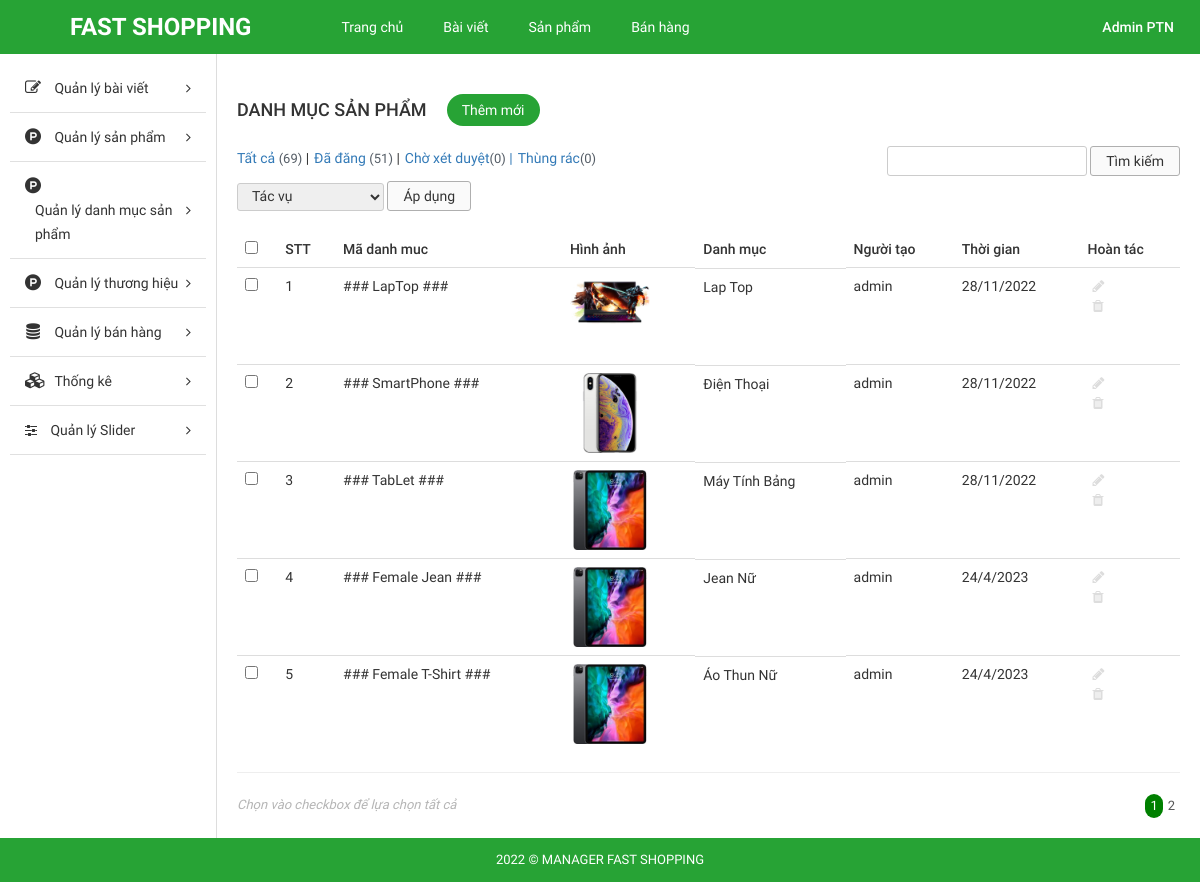
Before: /Source_code/admin/index.php?modules=categorys&controllers=index&action=list (signed in) with the older database file.
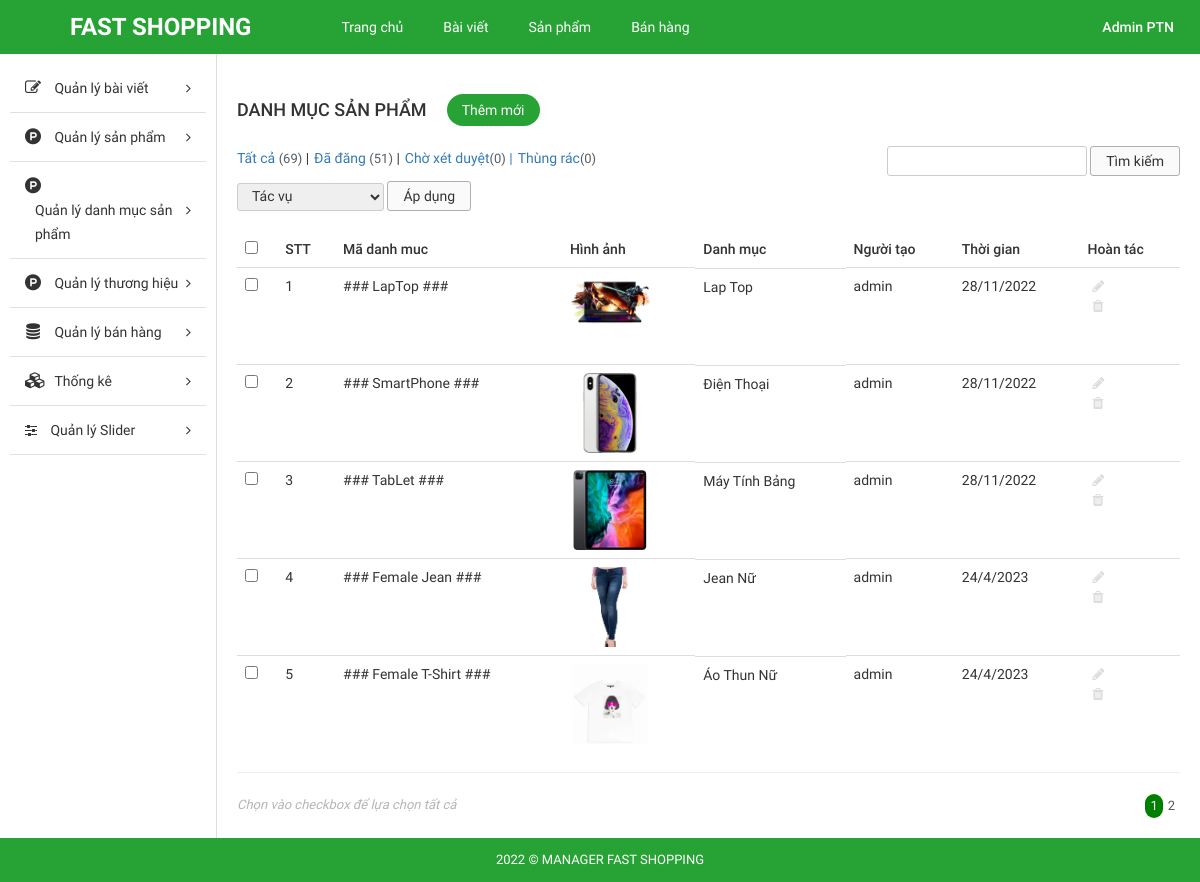
After: the same page with the newer database file.
### tables this page shows
CREATE TABLE `tbl_category` (
  `id` int NOT NULL AUTO_INCREMENT,
  `name` varchar(255) NOT NULL,
  `code` varchar(255) NOT NULL,
  `image` varchar(255) NOT NULL,
  `description` text NOT NULL,
  `create_date` varchar(255) NOT NULL,
  `user` varchar(255) NOT NULL,
  PRIMARY KEY (`id`)
);

### Source_code/admin/libraries/database.php (called while the page is built, shortened)
<?php
function db_query($query_string) {
    global $conn;
    $result = mysqli_query($conn, $query_string);
    return $result;
}
function db_fetch_array($query_string) {
    $result = array();
    $mysqli_result = db_query($query_string);
    while ($row = mysqli_fetch_assoc($mysqli_result)) {
        $result[] = $row;
    }
    return $result;
}

### Source_code/admin/modules/categorys/models/indexModel.php (called while the page is built, shortened)
<?php
function getAll() {
	return db_fetch_array("SELECT * FROM `tbl_category`");
}

### Source_code/admin/modules/categorys/controllers/indexController.php (called while the page is built, shortened)
<?php
function listAction() {
	$data_tmp = getAll();
	if(!empty($_GET['page'])){
		$page = $_GET['page'];
	}else{
		$page =1;
	}
	$numProduct = count($data_tmp);
	$productOnPage = 5;
	$num = ceil($numProduct/$productOnPage);
	$start = ($page - 1) * $productOnPage;
	$res =[];
	for ($i=$start; $i < $start+$productOnPage; $i++) {
		if(isset($data_tmp[$i]))
        $res[] = $data_tmp[$i];
	};
	$data = [$res, $num, $page];
	load_view('list',$data);
}

### Source_code/admin/core/router.php (called while the page is built, shortened)
<?php
$action_name = get_action().'Action';
call_function(array('construct', $action_name));

### Source_code/admin/core/appload.php (called while the page is built, shortened)
<?php
require CONFIGPATH . DIRECTORY_SEPARATOR . 'database.php';
require LIBPATH . DIRECTORY_SEPARATOR . 'database.php';
require COREPATH . DIRECTORY_SEPARATOR . 'base.php';
require COREPATH . DIRECTORY_SEPARATOR . 'router.php';

### Source_code/admin/index.php (called while the page is built, shortened)
<?php
require COREPATH.DIRECTORY_SEPARATOR.'appload.php';

### Source_code/admin/modules/categorys/views/listView.php (the view, shortened to what the changed rows need)
<div id="main-content-wp" class="list-product-page">
    <div class="wrap clearfix">
        <div id="content" class="fl-right">
            <div class="section" id="title-page">
                <div class="clearfix">
                    <h3 id="index" class="fl-left">Danh Mục Sản Phẩm</h3>
                    <a href="?modules=categorys&controllers=index&action=add" title="" id="add-new" class="fl-left">Thêm mới</a>
                </div>
            </div>
            <div class="section" id="detail-page">
                <div class="section-detail">
                    <div class="filter-wp clearfix">
                        <ul class="post-status fl-left">
                            <li class="all"><a href="">Tất cả <span class="count">(69)</span></a> |</li>
                            <li class="publish"><a href="">Đã đăng <span class="count">(51)</span></a> |</li>
                            <li class="pending"><a href="">Chờ xét duyệt<span class="count">(0)</span> |</a></li>
                            <li class="pending"><a href="">Thùng rác<span class="count">(0)</span></a></li>
                        </ul>
                        <form method="GET" class="form-s fl-right">
                            <input type="text" name="s" id="s">
                            <input type="submit" name="sm_s" value="Tìm kiếm">
                        </form>
                    </div>
                    <div class="actions">
                        <form method="GET" action="" class="form-actions">
                            <select name="actions">
                                <option value="0">Tác vụ</option>
                            </select>
                            <input type="submit" name="sm_action" value="Áp dụng">
                        </form>
                    </div>
                    <div class="table-responsive">
                        <table class="table list-table-wp">
                            <thead>
                                <tr>
                                    <td><input type="checkbox" name="checkAll" id="checkAll"></td>
                                    <td><span class="thead-text">STT</span></td>
                                    <td><span class="thead-text">Mã danh muc</span></td>
                                    <td><span class="thead-text">Hình ảnh</span></td>
                                    <td><span class="thead-text">Danh mục</span></td>
                                    <td><span class="thead-text">Người tạo</span></td>
                                    <td><span class="thead-text">Thời gian</span></td>
                                    <td><span class="thead-text">Hoàn tác</span></td>
                                </tr>
                            </thead>
                            <tbody>
                                <?php $i=0; if(!empty($data['0'])) foreach ($data['0'] as $key => $value) { $i++;?>
                                <tr>
                                    <td><input type="checkbox" name="checkItem" class="checkItem"></td>
                                    <td><span class="tbody-text"><?php echo $i; ?></h3></span>
                                    <td><span class="tbody-text"><?php echo $value['code']; ?></h3></span>
                                    <td>
                                        <div class="tbody-thumb">
                                            <img src="<?php echo $value['image']; ?>" alt="">
                                        </div>
                                    </td>
                                    <td class="clearfix">
                                        <div class="tb-title fl-left">
                                            <h3><?php echo $value['name']; ?></h3>
                                        </div>
                                    </td>
                                    <td><span class="tbody-text"><?php echo $value['user']; ?></span></td>
                                    <td><span class="tbody-text"><?php echo $value['create_date']; ?></span></td>
                                    <td>
                                        <ul class="list-operation ">
                                            <li><a href="?modules=categorys&contollers=index&action=edit&id=<?php echo $value['id']; ?>" title="Sửa" class="edit"><i class="fa fa-pencil" aria-hidden="true"></i></a></li>
                                            <li><a href="?modules=categorys&contollers=index&action=delete&id=<?php echo $value['id']; ?>" title="Xóa" class="delete"><i class="fa fa-trash" aria-hidden="true"></i></a></li>
                                        </ul>
                                    </td>
                                </tr>
                                <?php }; ?>
                            </tbody>
                        </table>
                        <hr>
                    </div>
                </div>
            </div>
            <div class="section" id="paging-wp">
                <div class="section-detail clearfix">
                    <p id="desc" class="fl-left">Chọn vào checkbox để lựa chọn tất cả</p>
                    <ul id="list-paging" class="fl-right">
                        <?php for ($i=1; $i <= $data['1'] ; $i++) { ?>
                        <li>
                            <a <?php if($i == $data['2']) echo 'style="background-color: green;color:white; border-radius:300px;"';  ?>  href="?modules=categorys&controllers=index&action=list&page=<?php echo $i; ?>" title=""><?php echo $i; ?></a>
                        </li>
                        <?php }; ?>
                    </ul>
                </div>
            </div>
        </div>
    </div>
</div>

### Source_code/admin/core/base.php (shortened to what the changed rows need)
<?php
function get_module() {
    global $config;
    $module = isset($_GET['modules']) ? $_GET['modules'] : $config['default_module'];
    return $module;
}
function call_function($list_function = array()) {
    if (is_array($list_function)) {
        foreach ($list_function as $f) {
            if (function_exists($f())) {
                $f();
            }
        }
    }
}
function load_view($name, $data_send = array()) {
    $data = $data_send;
    $path = MODULESPATH . DIRECTORY_SEPARATOR . get_module() . DIRECTORY_SEPARATOR . 'views' . DIRECTORY_SEPARATOR . $name . 'View.php';
    if (file_exists($path)) {
        require $path;
    } else {
        echo "Không tìm thấy {$path}";
    }
}
function get_header($name = '') {
    global $data;
    if (empty($name)) {
        $name = 'header';
    } else {
        $name = "header-{$name}";
    }
    $path = LAYOUTPATH . DIRECTORY_SEPARATOR . $name . '.php';
    if (file_exists($path)) {
        if (is_array($data)) {
            foreach ($data as $key => $a) {
                $$key = $a;
            }
        }
        require $path;
    } else {
        echo "Không tìm thấy {$path}";
    }
}
function get_footer($name = '') {
    global $data;
    if (empty($name)) {
        $name = 'footer';
    } else {
        $name = "footer-{$name}";
    }
    $path = LAYOUTPATH . DIRECTORY_SEPARATOR . $name . '.php';
    if (file_exists($path)) {
        if (is_array($data)) {
            foreach ($data as $key => $a) {
                $$key = $a;
            }
        }
        require $path;
    } else {
        echo "Không tìm thấy {$path}";
    }
}
function get_sidebar($name = '') {
    global $data;
    if (empty($name)) {
        $name = 'sidebar';
    } else {
        $name = "sidebar-{$name}";
    }
    $path = LAYOUTPATH . DIRECTORY_SEPARATOR . $name . '.php';
    if (file_exists($path)) {
        if (is_array($data)) {
            foreach ($data as $key => $a) {
                $$key = $a;
            }
        }
        require $path;
    } else {
        echo "Không tìm thấy {$path}";
    }
}
?>

Changed rows visible on the page:
changed tbl_category "### Female Jean ###": image: a different picture
changed tbl_category "### Female T-Shirt ###": image: a different picture
